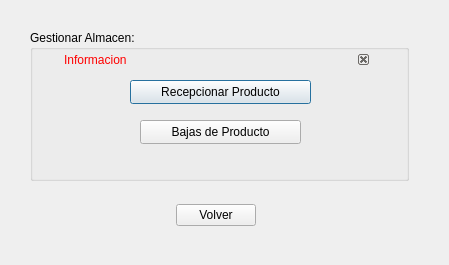
<?xml version="1.0" encoding="UTF-8"?>
<ui version="4.0">
 <class>Galmacen</class>
 <widget class="QDialog" name="Galmacen">
  <property name="geometry">
   <rect>
    <x>0</x>
    <y>0</y>
    <width>449</width>
    <height>265</height>
   </rect>
  </property>
  <property name="windowTitle">
   <string>Gestionar Almacen</string>
  </property>
  <widget class="QGroupBox" name="groupBox">
   <property name="geometry">
    <rect>
     <x>30</x>
     <y>30</y>
     <width>379</width>
     <height>151</height>
    </rect>
   </property>
   <property name="title">
    <string>Gestionar Almacen:</string>
   </property>
   <widget class="QDockWidget" name="informacion1">
    <property name="geometry">
     <rect>
      <x>30</x>
      <y>20</y>
      <width>311</width>
      <height>20</height>
     </rect>
    </property>
    <property name="minimumSize">
     <size>
      <width>80</width>
      <height>20</height>
     </size>
    </property>
    <property name="maximumSize">
     <size>
      <width>524287</width>
      <height>20</height>
     </size>
    </property>
    <property name="font">
     <font>
      <weight>50</weight>
      <bold>false</bold>
     </font>
    </property>
    <property name="autoFillBackground">
     <bool>false</bool>
    </property>
    <property name="styleSheet">
     <string notr="true">color: rgb(255, 0, 0);</string>
    </property>
    <property name="features">
     <set>QDockWidget::DockWidgetClosable</set>
    </property>
    <property name="windowTitle">
     <string>Informacion</string>
    </property>
    <widget class="QWidget" name="informacion1_2">
     <widget class="QLabel" name="informaciolabel1">
      <property name="geometry">
       <rect>
        <x>20</x>
        <y>0</y>
        <width>271</width>
        <height>21</height>
       </rect>
      </property>
      <property name="font">
       <font>
        <weight>50</weight>
        <bold>false</bold>
       </font>
      </property>
      <property name="text">
       <string/>
      </property>
     </widget>
    </widget>
   </widget>
   <widget class="QPushButton" name="reproducto">
    <property name="geometry">
     <rect>
      <x>100</x>
      <y>50</y>
      <width>181</width>
      <height>24</height>
     </rect>
    </property>
    <property name="toolTip">
     <string>Recepcionar Producto</string>
    </property>
    <property name="statusTip">
     <string>Recepcionar Producto</string>
    </property>
    <property name="text">
     <string>Recepcionar Producto</string>
    </property>
    <property name="icon">
     <iconset resource="pandasoft.qrc">
      <normaloff>:/images/document-import.png</normaloff>:/images/document-import.png</iconset>
    </property>
   </widget>
   <widget class="QPushButton" name="sproducto">
    <property name="geometry">
     <rect>
      <x>110</x>
      <y>90</y>
      <width>161</width>
      <height>24</height>
     </rect>
    </property>
    <property name="toolTip">
     <string>Bajas de Producto</string>
    </property>
    <property name="statusTip">
     <string>Retirar productos</string>
    </property>
    <property name="text">
     <string>Bajas de Producto</string>
    </property>
    <property name="icon">
     <iconset resource="pandasoft.qrc">
      <normaloff>:/images/document-export.png</normaloff>:/images/document-export.png</iconset>
    </property>
   </widget>
  </widget>
  <widget class="QWidget" name="horizontalLayoutWidget_6">
   <property name="geometry">
    <rect>
     <x>50</x>
     <y>200</y>
     <width>331</width>
     <height>31</height>
    </rect>
   </property>
   <layout class="QHBoxLayout" name="horizontalLayout_6">
    <item>
     <spacer name="horizontalSpacer">
      <property name="orientation">
       <enum>Qt::Horizontal</enum>
      </property>
      <property name="sizeHint" stdset="0">
       <size>
        <width>40</width>
        <height>20</height>
       </size>
      </property>
     </spacer>
    </item>
    <item>
     <widget class="QPushButton" name="volverboton">
      <property name="toolTip">
       <string>Volver a la Pantalla Principal</string>
      </property>
      <property name="statusTip">
       <string>Volver a la Pantalla Principal</string>
      </property>
      <property name="text">
       <string>Volver</string>
      </property>
      <property name="icon">
       <iconset resource="pandasoft.qrc">
        <normaloff>:/images/go-previous.png</normaloff>:/images/go-previous.png</iconset>
      </property>
     </widget>
    </item>
    <item>
     <spacer name="horizontalSpacer_2">
      <property name="orientation">
       <enum>Qt::Horizontal</enum>
      </property>
      <property name="sizeHint" stdset="0">
       <size>
        <width>40</width>
        <height>20</height>
       </size>
      </property>
     </spacer>
    </item>
   </layout>
  </widget>
 </widget>
 <resources>
  <include location="pandasoft.qrc"/>
 </resources>
 <connections>
  <connection>
   <sender>volverboton</sender>
   <signal>clicked()</signal>
   <receiver>Galmacen</receiver>
   <slot>reject()</slot>
   <hints>
    <hint type="sourcelabel">
     <x>304</x>
     <y>252</y>
    </hint>
    <hint type="destinationlabel">
     <x>62</x>
     <y>254</y>
    </hint>
   </hints>
  </connection>
 </connections>
</ui>
